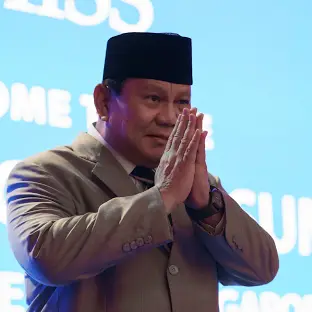
#> input picture localThreshold/download.jpg, 312 x 312 px, found by its file name
$ python localThreshold.py
#> lines starting #> are read from the running program, lines starting #| are printed output that depends on the picture; after the words box and inside, x2 and y2 are one past the last pixel; in counts of white or black regions, pixels touching at a corner belong together
import imageio.v3 as img
import numpy as np
import matplotlib.pyplot as plt

def localThres(image,blok_size,c):
    imgPad = np.pad(image,pad_width=1,mode='constant', constant_values=0)
    threshold = np.zeros_like(image)

    for i in range(image.shape[1]):
        for j in range(image.shape[1]):
            local_area = imgPad[i:i+blok_size,j:j+blok_size]
            local_mean = np.mean(local_area)
            threshold[i,j] = 255 if image[i][j] > (local_mean - c) else 0
    return threshold

image1 = img.imread('C://taufikH//localThreshold//download.jpg', mode='F')
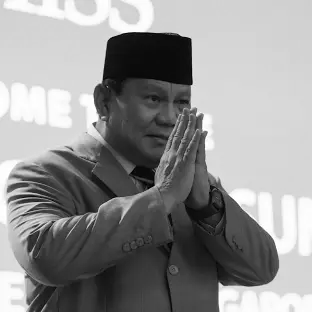
#> image1: shape (312, 312) float32; min 0.299, max 255, mean 146.6
image2 = img.imread('C://taufikH//localThreshold//download.jpg')

thres = localThres(image1,15,10)
#> in localThres, `imgPad = np.pad(image,pad_width=1,mode='constant', constant_values=0)`:
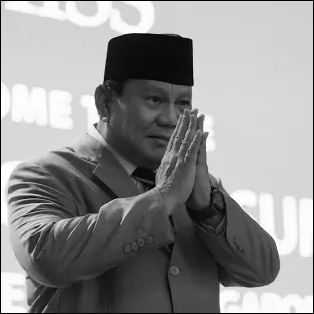
#> imgPad: shape (314, 314) float32; min 0, max 255, mean 144.8
#> after the loop in localThres, `for i in range(image.shape[1]):`:
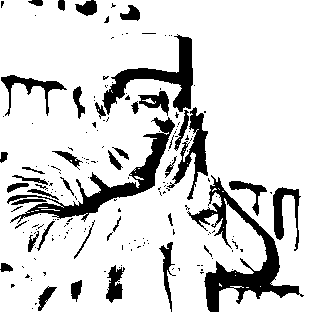
#> threshold: shape (312, 312) float32; 83.7% white; 187 black regions (146 under 20 px), largest, box (x1, y1, x2, y2) and area: (187, 175, 304, 312) 3520, (7, 117, 175, 224) 2847, (102, 34, 193, 115) 2064
mask = (thres==255).astype(np.uint8)
segmented = image2 * mask[:,:,np.newaxis]
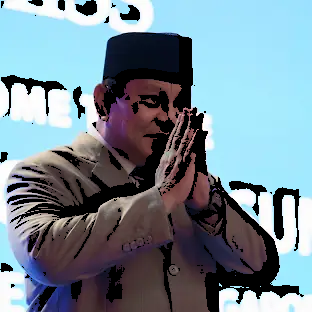
#> segmented: shape (312, 312, 3); mean R, G, B 118.4, 136.7, 147.9

plt.figure(figsize=(15,5))

plt.subplot(1,3,1)
plt.imshow(image2)

plt.subplot(1,3,2)
plt.imshow(thres,cmap='gray')

plt.subplot(1,3,3)
plt.imshow(segmented)
plt.show()
